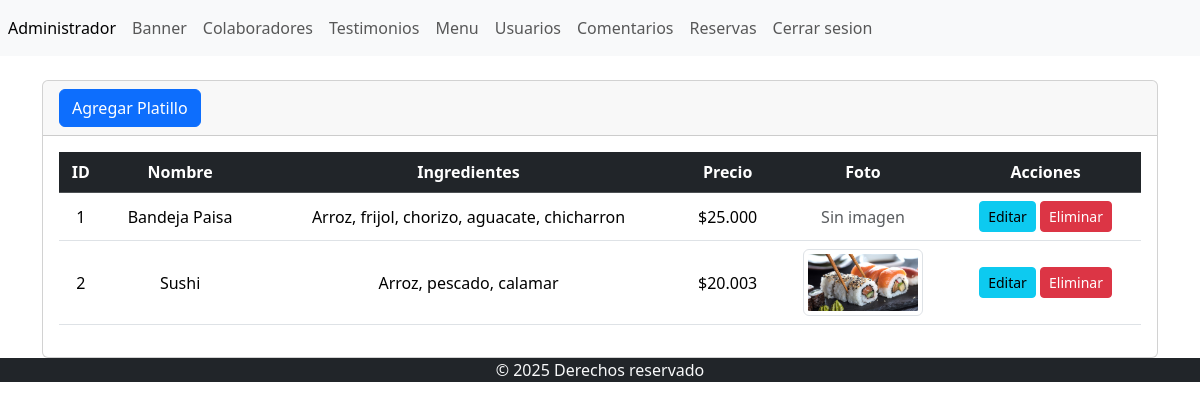
Page /admin/seccion/menu/index.php on the committed database.
### tables this page shows
CREATE TABLE `menu` (
  `id` int(11) NOT NULL,
  `nombre` varchar(255) NOT NULL,
  `ingredientes` varchar(255) NOT NULL,
  `precio` int(255) NOT NULL,
  `foto` varchar(255) NOT NULL
);

### admin/seccion/menu/index.php (the view, shortened to what this page needs)
<?php
include("../../bd.php");
$sentencia = $pdo->prepare("SELECT * FROM menu");
$sentencia->execute();
$resultado = $sentencia->fetchAll(PDO::FETCH_ASSOC);
?>
<!doctype html>
<html lang="es">
<head>
    <link href="https://cdn.jsdelivr.net/npm/bootstrap@5.3.2/dist/css/bootstrap.min.css" rel="stylesheet">
</head>
<body>
<header>
    <?php include("../../templates/header.php"); ?>
</header>
<main class="container mt-4">
    <div class="card">
        <div class="card-header">
            <a class="btn btn-primary" href="crear.php">Agregar Platillo</a>
        </div>
        <div class="card-body">
            <div class="table-responsive-sm">
                <table class="table text-center align-middle">
                    <thead class="table-dark">
                        <tr>
                            <th>ID</th>
                            <th>Nombre</th>
                            <th>Ingredientes</th>
                            <th>Precio</th>
                            <th>Foto</th>
                            <th>Acciones</th>
                        </tr>
                    </thead>
                    <tbody>
                        <?php foreach($resultado as $value): ?>
                        <tr>
                            <td><?= htmlspecialchars($value["id"]) ?></td>
                            <td><?= htmlspecialchars($value["nombre"]) ?></td>
                            <td><?= htmlspecialchars($value["ingredientes"]) ?></td>
                            <td>$<?= number_format($value["precio"], 0, ',', '.') ?></td>
                            <td>
                                <?php if ($value['foto'] && file_exists(__DIR__ . "/../../../" . $value['foto'])): ?>
                                    <img src="<?php echo $value['foto']; ?>" width="120" class="img-thumbnail">
                                <?php else: ?>
                                    <span class="text-muted">Sin imagen</span>
                                <?php endif; ?>
                            </td>
                            <td>
                                <a href="editar.php?txtID=<?= $value["id"] ?>" class="btn btn-info btn-sm">Editar</a>
                                <a href="index.php?txtID=<?= $value["id"] ?>" class="btn btn-danger btn-sm" onclick="return confirm('¿Seguro que deseas eliminar este platillo?')">Eliminar</a>
                            </td>
                        </tr>
                        <?php endforeach; ?>
                    </tbody>
                </table>
            </div>
        </div>
    </div>
</main>
<footer>
    <?php include("../../templates/footer.php"); ?>
</footer>
</body>
</html>

### rows in the picture
menu: id "1", nombre "Bandeja Paisa", ingredientes "Arroz, frijol, chorizo, aguacate, chicharron", precio "25.000", shows "Sin imagen"
menu: id "2", nombre "Sushi", ingredientes "Arroz, pescado, calamar", precio "20.003", foto (picture)
